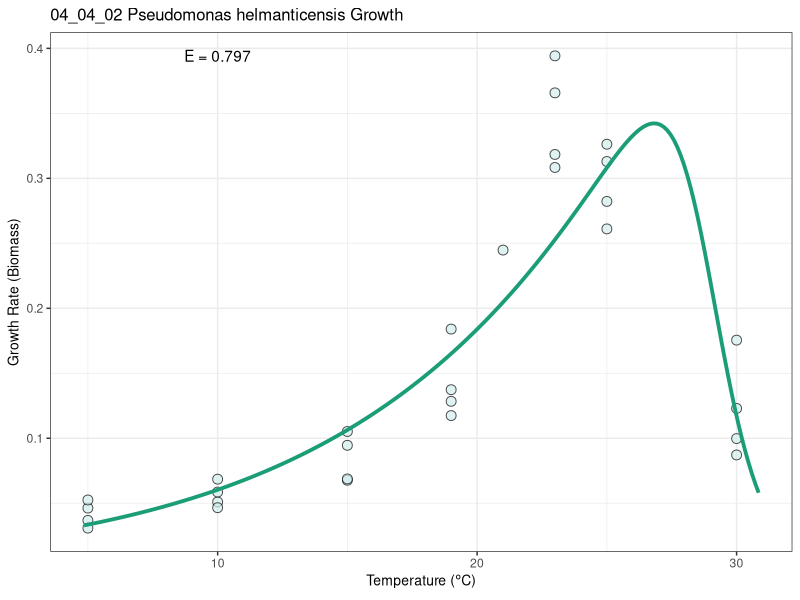
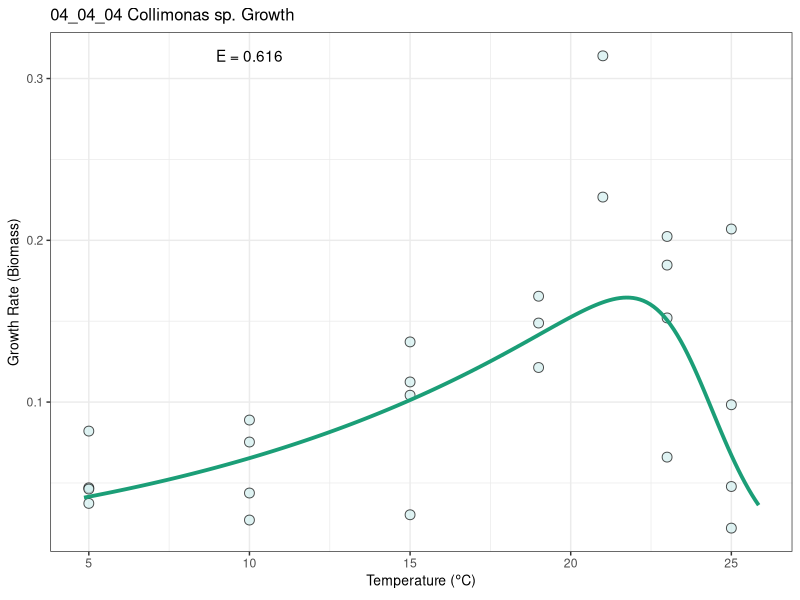
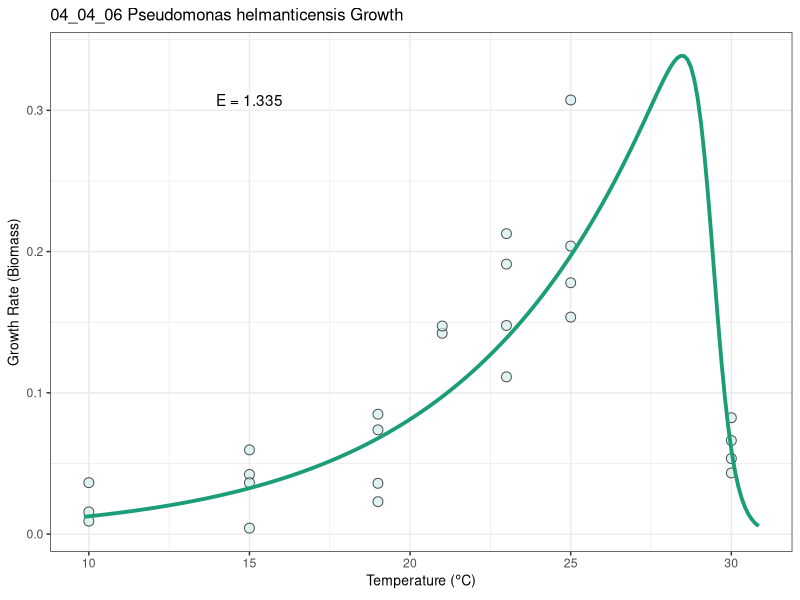
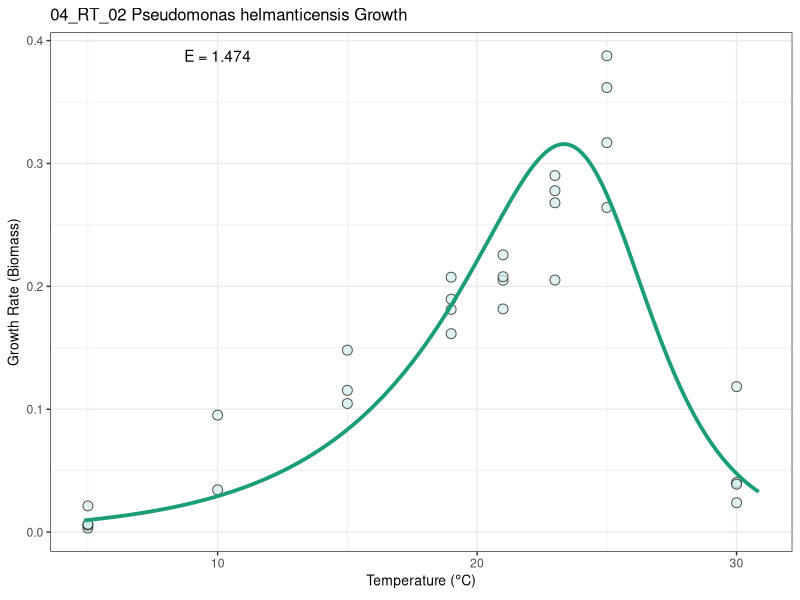
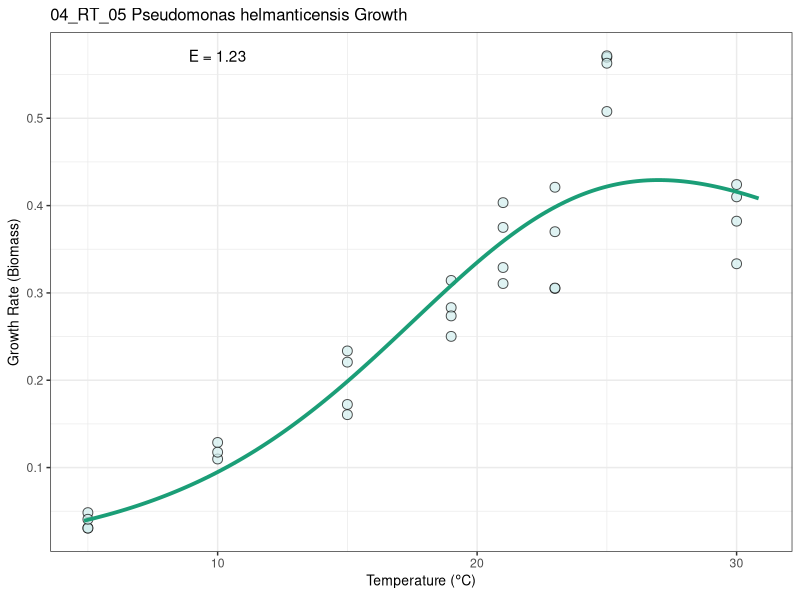
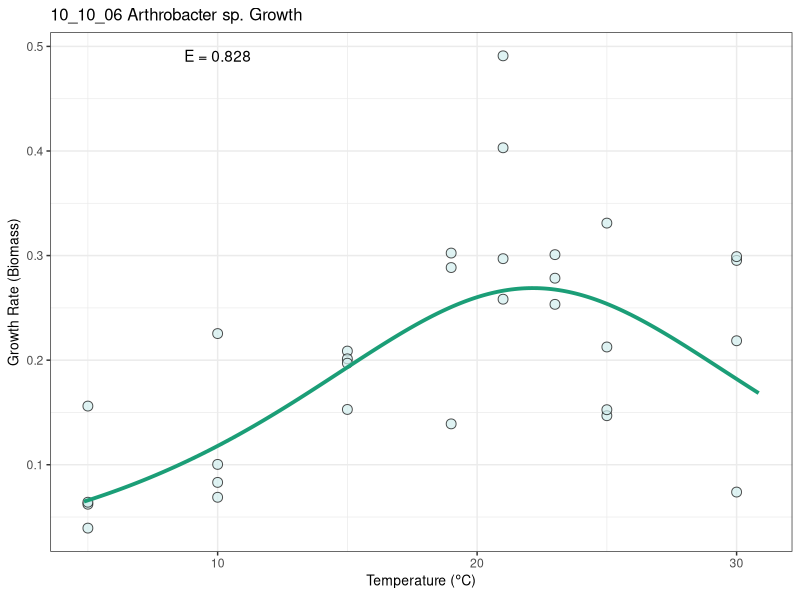
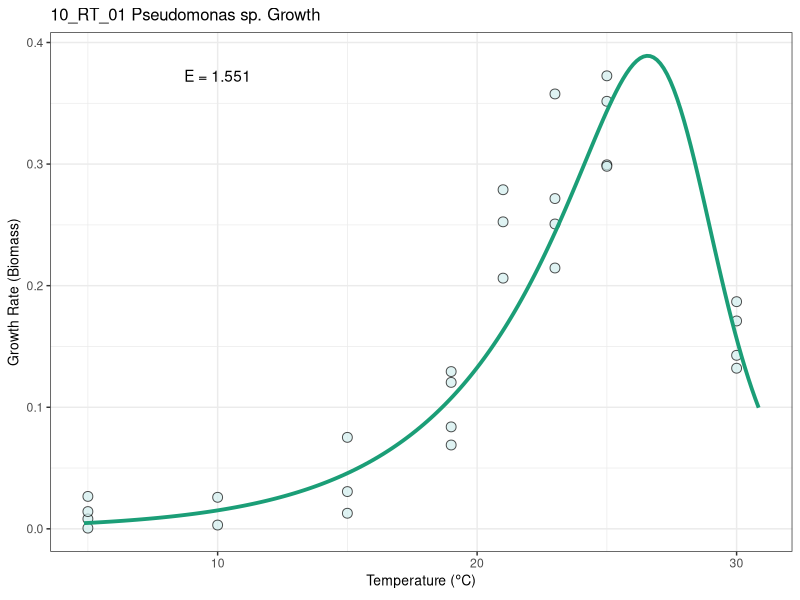
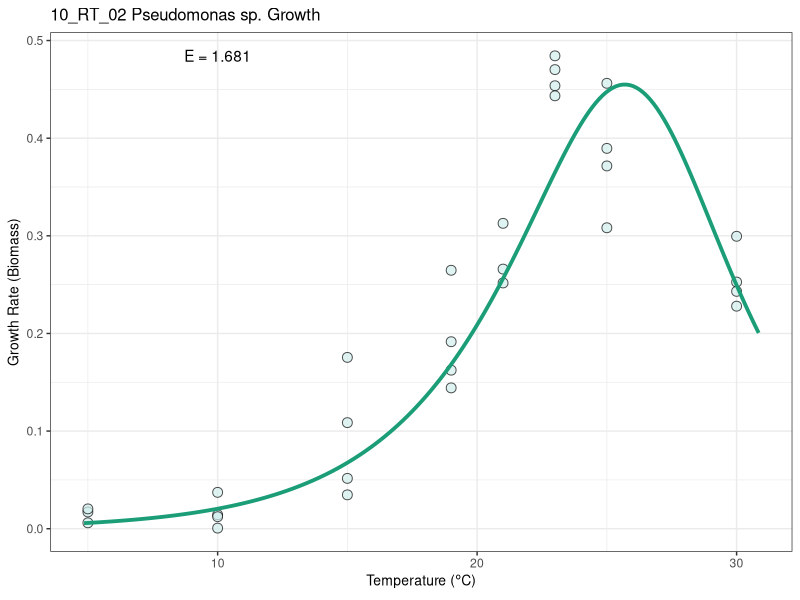

Recreate these plots in R, in order. (Note: this script raises an error after producing the figures.)
###############################
# SchoolfieldModelling.R
# Tom Smith
# 2021-05-19
#
# Fit Sharpe-Schoolfield TPC model to filtered rate data
#

library(minpack.lm) # for NLLS
library(ggplot2)

# assign Boltzmann constant (units of eV * K^-1) as a global:
assign("k", 8.617 * 10^-5, envir = .GlobalEnv)  

#### Functions #####

SchoolFTpk <- function(B0, E, E_D, T_pk, T_ref, temp)
{ # Sharpe-Schoolfield model with explicit T_pk parameter
  
  # PARAMETERS/INPUTS (all temperatures in Kelvin) -
  # temp   : temperature values to evaluate function at (single, scalar or vector of values)
  # B0     : Normalisation constant (log transformed)
  # E      : Activation energy (> 0)
  # E_D    : High temperature de-activation energy (> 0) 
  # T_ref  : Standardization (reference) temperature; set to 0 if not wanted   
  # T_pk   : Temperature at which trait reaches peak value
  
  return(B0 + log(exp((-E/k) * ((1/temp)-(1/T_ref)))/(1 + (E/(E_D - E)) * exp(E_D/k * (1/T_pk - 1/temp)))))
}

#### Estimate STARTING VALUES for the nls

GetE <- function(tmp, rate, T_p, k)
{
  # Estimate starting value for E, taking linear regression using the rise part
  # of the curve only.
  # ~~~ Parameters ~~~
  # tmp  : temperature data (in K).
  # rate : rate data corresponding to temperature above.
  # T_p  : temperature at which rate peaks, used as a cutoff point.
  # k    : Boltzmann constant.
  
  tmp.w <- which(tmp <= T_p)
  if (length(tmp.w) > 1)
  {
    m <- lm(log(rate[tmp.w]) ~ I(1 / (k * (tmp[tmp.w])))) # include ludicrous error catching device
    msg <- tryCatch(return(abs(summary(m)$coefficients[2, 1])), error = function(e)e)
    if(length(msg) < 2){
      return(abs(summary(m)$coefficients[2, 1]))
    } else 
    {
      return(0.6)
    }
  } else
  {
    return(0.6)
  }
}

GetB0 <- function(tmp, rate)
{
  # Estimate starting value for the normalising constant.
  # ~~~ Parameters ~~~
  # tmp   : temperature data (in K).
  # rate  : rate data corresponding to temperature above.
  # T_ref : estimate normalising constant at this temperature (in K).
  
  if (min(tmp,na.rm=TRUE) > T_ref)
  {
    return(log(min(rate[1],na.rm=TRUE)))
  } else
  {
    return(log(max(rate[which(tmp <= T_ref)],na.rm=TRUE)))
  }
}


GetTpk <- function(tmp, rate)
{
  # Temperature at which the rate is maximised (estimate of T.peak).
  # ~~~ Parameters ~~~
  # tmp  : Temperature data (in K).
  # rate : Rate data corresponding to temperature above.
  
  return(max(tmp[which.max(rate)]))
}


##-------------------------------------------------------------------------------------##

# load in the data

data <- read.csv("Data/filtered_data.csv")

# set up for fitting
data$K <- data$Temperature+273.15 # better make a temperature column in kelvin

# set a reference temperature (note this is in Kelvin, set here at 0C)
T_ref <- 273.15

# pull out the IDs
IDs <- as.character(unique(data$Strain))

# Initialize empty vectors to store the parameter estimates
# that will be obtained.

volume <- c()
strain <- c()
trait <- c()
B0_sch <- c()
E_sch <- c()
E_D_sch <- c()	
T_pk_sch <- c()
P_pk_sch <- c()
r_sq_sch <- c()
n_temps <- c()
temps_before_peak <- c()
temps_after_peak <- c()

# now loop through the IDs and fit...

for(i in 1:length(IDs)){
  # subset the data
  subs <- data[data$Strain == IDs[i],]
  
  # only inlcude positive rates!
  subs <- subs[!is.na(subs$growth_rate_biomass),]
  subs <- subs[subs$growth_rate_biomass > 0,]
  subs <- subs[is.finite(subs$growth_rate_biomass),]
  
  strain <- c(strain, as.character(subs$Strain[[1]]))
  volume <- c(volume, (mean(subs$cell_volume_start, na.rm = TRUE) + mean(subs$cell_volume_end, na.rm = TRUE) )/2 )
  n_temps <- c(n_temps, length(unique(subs$Temperature)))
  trait <- "Growth Rate"
  
  # generate starting values for the model
  T_pk_st  <- GetTpk(tmp=subs$K, rate=subs$growth_rate_biomass)
  E_st    <- GetE(tmp=subs$K, rate=subs$growth_rate_biomass, T_p=T_pk_st, k = k)
  B_st <- GetB0(tmp=subs$K, rate=subs$growth_rate_biomass)
  
  # try to fit Schoolfield
  # first reset the loop
  schoolfield_nls <- NA
  try(schoolfield_nls <- nlsLM(
    log(growth_rate_biomass) ~ SchoolFTpk(B0, E, E_D, T_pk, T_ref, temp = K), data= subs, 
    start=list(B0 = B_st, E = E_st, E_D = 2*E_st, T_pk=T_pk_st)))
  
  # if fit didn't work, try again with different E_D estimate (I think this is causing problems)
  
  if(is.na(schoolfield_nls[1])){
    try(schoolfield_nls <- nlsLM(
      log(growth_rate_biomass) ~ SchoolFTpk(B0, E, E_D, T_pk, T_ref, temp = K), data= subs,
      start=list(B0 = B_st, E = E_st, E_D = 4*E_st, T_pk=T_pk_st)))
  }
  
  # If fitting worked ...
  if(!is.na(schoolfield_nls[1])){ 
    
    # Collect the parameter estimates...
    B0_sch <- c(B0_sch, exp(coef(schoolfield_nls)["B0"]))
    E_sch <- c(E_sch, coef(schoolfield_nls)["E"])
    E_D_sch <- c(E_D_sch, coef(schoolfield_nls)["E_D"])
    T_pk_sch <- c(T_pk_sch, coef(schoolfield_nls)["T_pk"])
    
    # Calculate the R squared value as: 1 - (rss/tss)
    rss <- sum((exp(predict(schoolfield_nls)) - 
                  subs$growth_rate_biomass)^2, 
               na.rm = TRUE)
    tss <- sum(
      (subs$growth_rate_biomass - 
         mean(subs$growth_rate_biomass, na.rm = TRUE))^2, 
      na.rm = TRUE)
    
    if ( tss != 0 )
    {
      r_sq_sch <- c(r_sq_sch, 1 - (rss/tss))
    } else
    {
      r_sq_sch <- c(r_sq_sch, 1)
    }
  
  
  # Calculate the peak of the curve
  max_rate <- NA
  try(max_rate <- exp(SchoolFTpk(B0 = coef(schoolfield_nls)["B0"],
                                 E = coef(schoolfield_nls)["E"],
                                 E_D = coef(schoolfield_nls)["E_D"],
                                 T_pk = coef(schoolfield_nls)["T_pk"],
                                 T_ref = 273.15,
                                 temp = coef(schoolfield_nls)["T_pk"])))
    
  P_pk_sch <- c(P_pk_sch, max_rate)
  
  # also check points before/after the peak
  
  temps_before_peak <- c(temps_before_peak, 
                         length(unique(subs[subs$Temperature <=  (coef(schoolfield_nls)[["T_pk"]] - 273.15),]$Temperature)))
  temps_after_peak <- c(temps_after_peak,
                        length(unique(subs[subs$Temperature >  (coef(schoolfield_nls)[["T_pk"]] - 273.15),]$Temperature)))
  
  
  ##############################
  # Plotting Schoolfield's fit #
  ########################
  ######
  
  # Create a name for the output file using:
  #	- the original id number
  #   - the species name
  #   - the model
  output_name <- paste(
    i, 
    subs$Strain[1],
    subs$Genus[1],
    subs$Species[1],
    "Growth_Rate_Biomass",
    #'Schoolfield',
    sep = "_"
  )
  
  # Remove any characters that won't look good in a file name,
  # using a regular expression.
  output_name <- gsub("[^\\w|\\s](|)", "", output_name, perl=TRUE)
  
  # Convert spaces to underscores.
  output_name <- gsub("\\s+", "_", output_name, perl=TRUE)
  
  # CHANGE THIS to set an alternative output directory.
  outdir <- "Results/Schoolfield_fits/"
  
  # Generate predictions from the model fit...
  tmp_temps <- seq(min(
    floor(subs$K), na.rm = TRUE), 
    ceiling(max(subs$K, na.rm = TRUE)
    ), length = 200)
  
  tmp_model <- exp(SchoolFTpk(
    coef(schoolfield_nls)["B0"],
    coef(schoolfield_nls)["E"],
    coef(schoolfield_nls)["E_D"],
    coef(schoolfield_nls)["T_pk"],
    T_ref,
    tmp_temps
  ))
  
  ModelToPlot <- data.frame(
    Temperature = tmp_temps - 273.15, 
    TraitValue = tmp_model
  )
  
  # Prepare the data points of the original values.
  DataToPlot <- data.frame(
    Temperature = subs$K - 273.15, 
    TraitValue = subs$growth_rate_biomass
  )
  DataToPlot <- na.omit(DataToPlot)
  
  # Plot!
  p <- ggplot() + geom_point(data = DataToPlot, aes(x = Temperature, 
                                                    y = TraitValue), size = 3, col = "black", bg = "lightcyan2", 
                             alpha = 0.7, pch = 21) + 
    geom_line(data = ModelToPlot, 
              aes(x = Temperature, y = TraitValue), colour = "#1b9e77", 
              lwd = 1.3) + 
    annotate("text", x = min(DataToPlot$Temperature)+5, y = max(DataToPlot$TraitValue), label = paste("E = ", round(coef(schoolfield_nls)[["E"]], 3), sep = "")) +
    # add an annotation with E!
    ggtitle(paste(subs$Strain[1], subs$Genus[1], subs$Species[1], "Growth", sep = " ")) +
    xlab(expression(paste("Temperature (", degree, C, ")"))) + 
    ylab("Growth Rate (Biomass)") +
    theme_bw() + theme(plot.title = element_text(size = 12), 
                       axis.title = element_text(size = 10))
  
  # Save it as an svg file.
  svg_file <- paste(outdir, gsub("/|#", "", output_name), ".svg", sep="")
  ggsave(filename = svg_file, plot = p, height = 4, width = 4.2)
  
} else # If fitting failed ...
{
  
  # Populate the vectors with missing values.
  B0_sch <- c(B0_sch, NA)
  E_sch <- c(E_sch, NA)
  E_D_sch <- c(E_D_sch, NA)	
  T_pk_sch <- c(T_pk_sch, NA)
  P_pk_sch <- c(P_pk_sch, NA)
  r_sq_sch <- c(r_sq_sch, NA)
  temps_before_peak <- c(temps_before_peak, NA)
  temps_after_peak <- c(temps_after_peak, NA)
}
}
  
  
# Compile all data into a data frame.
results <- data.frame(
    strain, volume, trait, E_sch, B0_sch, E_D_sch, 
    T_pk_sch, P_pk_sch, r_sq_sch, n_temps,
    temps_before_peak, temps_after_peak
)

# subsequently add the taxonomic and incubation information back onto the dataframe
strain_info <- read.csv("Data/isolates_growth_temperatures.csv")
growth_results <- merge(x = results, y = strain_info[,c("ID_code", "Phylum", "Class", "Order", "Family", "Genus", "Species", "Iso_temp", "Incu_temp",
                                                "Gram_type", "Motility", "Spore_forming", "Shape", "Aero_anaero")],
                        by.x = "strain", by.y = "ID_code", all.x = TRUE)
  
# write this out
write.csv(growth_results, file = "Results/Schoolfield_growth.csv", row.names = FALSE)


# ----------------------------------------------------- #
# Repeat process for respiration rate fits
# ----------------------------------------------------- #

# Initialize empty vectors to store the parameter estimates
# that will be obtained.

volume <- c()
strain <- c()
trait <- c()
B0_sch <- c()
E_sch <- c()
E_D_sch <- c()	
T_pk_sch <- c()
P_pk_sch <- c()
r_sq_sch <- c()
n_temps <- c()
temps_before_peak <- c()
temps_after_peak <- c()

# now loop through the IDs and fit...

for(i in 1:length(IDs)){
  # subset the data
  subs <- data[data$Strain == IDs[i],]
  
  # only inlcude positive rates!
  subs <- subs[!is.na(subs$Resp_rate_per_biomass),]
  subs <- subs[subs$Resp_rate_per_biomass > 0,]
  subs <- subs[is.finite(subs$Resp_rate_per_biomass),]
  
  strain <- c(strain, as.character(subs$Strain[[1]]))
  volume <- c(volume, (mean(subs$cell_volume_start, na.rm = TRUE) + mean(subs$cell_volume_end, na.rm = TRUE) )/2 )
  n_temps <- c(n_temps, length(unique(subs$Temperature)))
  trait <- "Respiration Rate"
  
  # generate starting values for the model
  T_pk_st  <- GetTpk(tmp=subs$K, rate=subs$Resp_rate_per_biomass)
  E_st    <- GetE(tmp=subs$K, rate=subs$Resp_rate_per_biomass, T_p=T_pk_st, k = k)
  B_st <- GetB0(tmp=subs$K, rate=subs$Resp_rate_per_biomass)
  
  # try to fit Schoolfield
  # first reset the loop
  schoolfield_nls <- NA
  try(schoolfield_nls <- nlsLM(
    log(Resp_rate_per_biomass) ~ SchoolFTpk(B0, E, E_D, T_pk, T_ref, temp = K), data= subs, 
    start=list(B0 = B_st, E = E_st, E_D = 2*E_st, T_pk=T_pk_st)))
  
  # if fit didn't work, try again with different E_D estimate (I think this is causing problems)
  
  if(is.na(schoolfield_nls[1])){
    try(schoolfield_nls <- nlsLM(
      log(Resp_rate_per_biomass) ~ SchoolFTpk(B0, E, E_D, T_pk, T_ref, temp = K), data= subs,
      start=list(B0 = B_st, E = E_st, E_D = 4*E_st, T_pk=T_pk_st)))
  }
  
  # If fitting worked ...
  if(!is.na(schoolfield_nls[1])){ 
    
    # Collect the parameter estimates...
    B0_sch <- c(B0_sch, exp(coef(schoolfield_nls)["B0"]))
    E_sch <- c(E_sch, coef(schoolfield_nls)["E"])
    E_D_sch <- c(E_D_sch, coef(schoolfield_nls)["E_D"])
    T_pk_sch <- c(T_pk_sch, coef(schoolfield_nls)["T_pk"])
    
    # Calculate the R squared value as: 1 - (rss/tss)
    rss <- sum((exp(predict(schoolfield_nls)) - 
                  subs$Resp_rate_per_biomass)^2, 
               na.rm = TRUE)
    tss <- sum(
      (subs$Resp_rate_per_biomass - 
         mean(subs$Resp_rate_per_biomass, na.rm = TRUE))^2, 
      na.rm = TRUE)
    
    if ( tss != 0 )
    {
      r_sq_sch <- c(r_sq_sch, 1 - (rss/tss))
    } else
    {
      r_sq_sch <- c(r_sq_sch, 1)
    }
    
    
    # Calculate the peak of the curve
    max_rate <- NA
    try(max_rate <- exp(SchoolFTpk(B0 = coef(schoolfield_nls)["B0"],
                           E = coef(schoolfield_nls)["E"],
                           E_D = coef(schoolfield_nls)["E_D"],
                           T_pk = coef(schoolfield_nls)["T_pk"],
                           T_ref = 273.15,
                           temp = coef(schoolfield_nls)["T_pk"])))
    
    P_pk_sch <- c(P_pk_sch, max_rate)
    
    # also check points before/after the peak
    
    temps_before_peak <- c(temps_before_peak, 
                           length(unique(subs[subs$Temperature <=  (coef(schoolfield_nls)[["T_pk"]] - 273.15),]$Temperature)))
    temps_after_peak <- c(temps_after_peak,
                          length(unique(subs[subs$Temperature >  (coef(schoolfield_nls)[["T_pk"]] - 273.15),]$Temperature)))
    
    
    ##############################
    # Plotting Schoolfield's fit #
    ##############################
    
    # Create a name for the output file using:
    #	- the original id number
    #   - the species name
    #   - the model
    output_name <- paste(
      i, 
      subs$Strain[1],
      subs$Genus[1],
      subs$Species[1],
      "Resp_Rate",
      #'Schoolfield',
      sep = "_"
    )
    
    # Remove any characters that won't look good in a file name,
    # using a regular expression.
    output_name <- gsub("[^\\w|\\s](|)", "", output_name, perl=TRUE)
    
    # Convert spaces to underscores.
    output_name <- gsub("\\s+", "_", output_name, perl=TRUE)
    
    # CHANGE THIS to set an alternative output directory.
    outdir <- "Results/Schoolfield_fits/"
    
    # Generate predictions from the model fit...
    tmp_temps <- seq(min(
      floor(subs$K), na.rm = TRUE), 
      ceiling(max(subs$K, na.rm = TRUE)
      ), length = 200)
    
    tmp_model <- exp(SchoolFTpk(
      coef(schoolfield_nls)["B0"],
      coef(schoolfield_nls)["E"],
      coef(schoolfield_nls)["E_D"],
      coef(schoolfield_nls)["T_pk"],
      T_ref,
      tmp_temps
    ))
    
    ModelToPlot <- data.frame(
      Temperature = tmp_temps - 273.15, 
      TraitValue = tmp_model
    )
    
    # Prepare the data points of the original values.
    DataToPlot <- data.frame(
      Temperature = subs$K - 273.15, 
      TraitValue = subs$Resp_rate_per_biomass
    )
    DataToPlot <- na.omit(DataToPlot)
    
    # Plot!
    p <- ggplot() + geom_point(data = DataToPlot, aes(x = Temperature, 
                                                      y = TraitValue), size = 3, col = "black", bg = "lightcyan2", 
                               alpha = 0.7, pch = 21) + 
      geom_line(data = ModelToPlot, 
                aes(x = Temperature, y = TraitValue), colour = "#1b9e77", 
                lwd = 1.3) + 
      annotate("text", x = min(DataToPlot$Temperature)+5, y = max(DataToPlot$TraitValue), label = paste("E = ", round(coef(schoolfield_nls)[["E"]], 3), sep = "")) +
      # add an annotation with E!
      ggtitle(paste(subs$Strain[1], subs$Genus[1], subs$Species[1], "Resp", sep = " ")) +
      xlab(expression(paste("Temperature (", degree, C, ")"))) + 
      ylab("Respiration Rate (per biomass)") +
      theme_bw() + theme(plot.title = element_text(size = 12), 
                         axis.title = element_text(size = 10))
    
    # Save it as an svg file.
    svg_file <- paste(outdir, gsub("/|#", "", output_name), ".svg", sep="")
    ggsave(filename = svg_file, plot = p, height = 4, width = 4.2)
    
  } else # If fitting failed ...
  {
    
    # Populate the vectors with missing values.
    B0_sch <- c(B0_sch, NA)
    E_sch <- c(E_sch, NA)
    E_D_sch <- c(E_D_sch, NA)	
    T_pk_sch <- c(T_pk_sch, NA)
    P_pk_sch <- c(P_pk_sch, NA)
    r_sq_sch <- c(r_sq_sch, NA)
    temps_before_peak <- c(temps_before_peak, NA)
    temps_after_peak <- c(temps_after_peak, NA)
  }
}


# Compile all data into a data frame.
results <- data.frame(
  strain, volume, trait, E_sch, B0_sch, E_D_sch, 
  T_pk_sch, P_pk_sch, r_sq_sch, n_temps,
  temps_before_peak, temps_after_peak
)

# subsequently add the taxonomic and incubation information back onto the dataframe
resp_results <- merge(x = results, y = strain_info[,c("ID_code", "Phylum", "Class", "Order", "Family", "Genus", "Species", "Iso_temp", "Incu_temp",
                                                        "Gram_type", "Motility", "Spore_forming", "Shape", "Aero_anaero")],
                        by.x = "strain", by.y = "ID_code", all.x = TRUE)

# write this out
write.csv(resp_results, file = "Results/Schoolfield_resp.csv", row.names = FALSE)


# ------------------------------------------------------ #
# Merge resp and growth results, clean up and write out
# ------------------------------------------------------ #

# a bit of column renaming
names(resp_results) <- c("strain", "volume", "trait", "E_resp", "B0_resp", "E_D_resp", "Tpk_resp", "Ppk_resp", "r_sq_resp", "n_temps",
                         "temps_before_peak_resp", "temps_after_peak_resp", "Phylum", "Class", "Order", "Family", "Genus", "Species",
                         "iso_temp", "incu_temp", "gram_type", "motility", "spore_forming", "shape", "aero_anaero")

names(growth_results) <- c("strain", "volume", "trait", "E_growth", "B0_growth", "E_D_growth", "Tpk_growth", "Ppk_growth", "r_sq_growth", "n_temps",
                         "temps_before_peak_growth", "temps_after_peak_growth", "Phylum", "Class", "Order", "Family", "Genus", "Species",
                         "iso_temp", "incu_temp", "gram_type", "motility", "spore_forming", "shape", "aero_anaero")

combined_dataset <- merge(x = resp_results[, !names(resp_results) == "trait"], y = growth_results[c("strain", "E_growth", "B0_growth", "E_D_growth", "Tpk_growth",
                                                                                                    "Ppk_growth", "temps_before_peak_growth", "temps_after_peak_growth",
                                                                                                    "r_sq_growth")],
                          by = "strain")

# now cut it down to the strains which had a sensible Schoolfield fit
# and enough data points for estimates to be realistic
good_fits <- combined_dataset[combined_dataset$E_growth > 0 & combined_dataset$E_resp > 0 & combined_dataset$n_temps > 3 &
                                combined_dataset$temps_before_peak_growth > 2,]
good_fits <- good_fits[!is.na(good_fits$strain),]

# save combined data for further analysis

write.csv(good_fits, "Results/Schoolfield_results.csv", row.names = FALSE)
